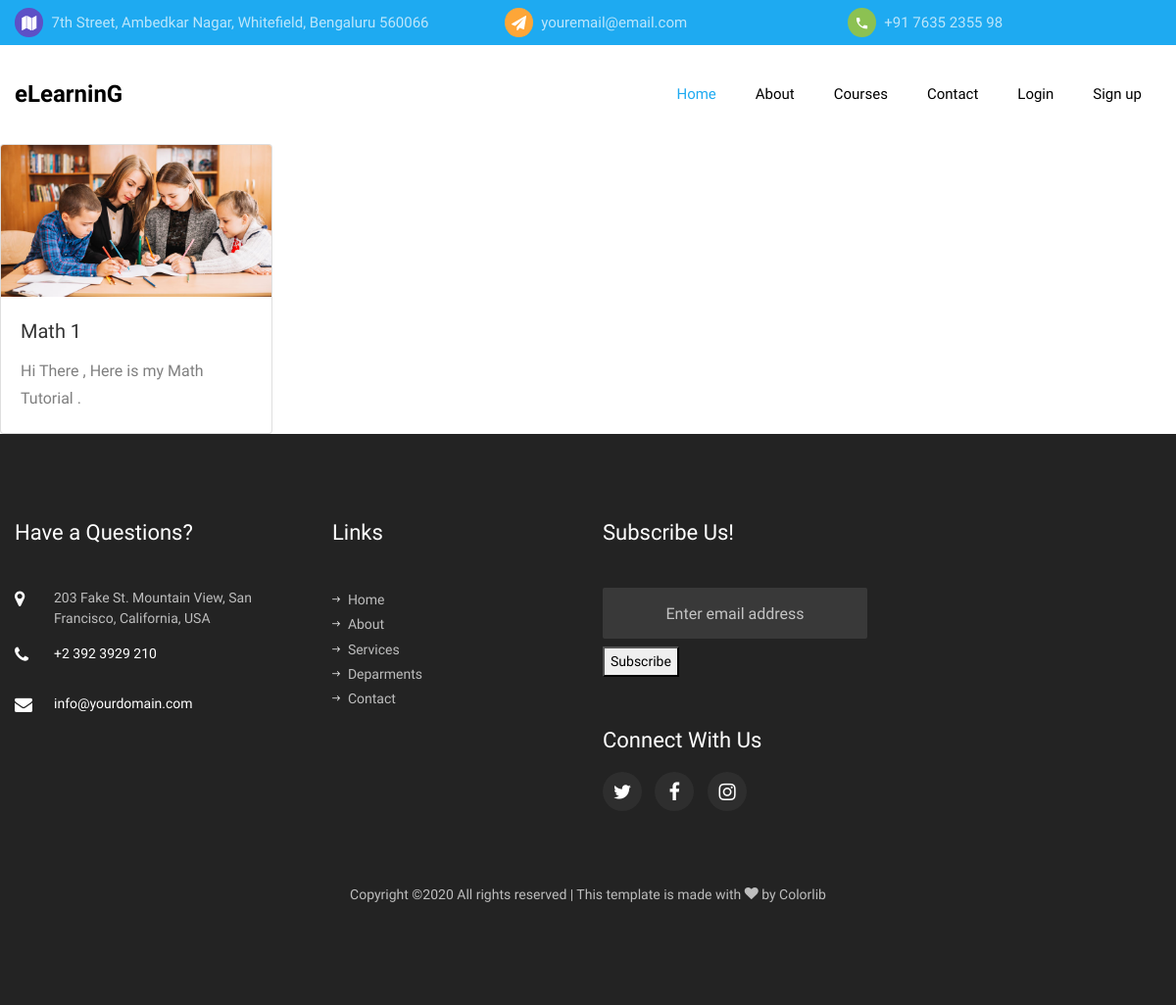
The page /courses/math on the database its author committed.
### courses/models.py (models this page shows, shortened)
class Course(models.Model):
	title = models.CharField(max_length=50)
	overview = models.TextField()
	timestamp = models.DateTimeField(auto_now_add=True)
	comment_count = models.IntegerField(default=0)
	author = models.ForeignKey(Author, on_delete=models.CASCADE)
	thumbnail = models.ImageField()
	content = HTMLField()
	categories = models.ManyToManyField(Category)
	def get_absolute_url(self):
		return reverse('course_detail', kwargs={
			'course_id': self.id
			})

### courses/views.py (the view)
# urls.py: path('courses/math', views.math, name='math'),
def math(request):
	course_list = Course.objects.filter(categories__title='Math')
	context= {
		'course_list':course_list
	}
	return render(request, 'math.html', context)

### templates/math.html
{% extends 'base.html' %}
{% block content %}
<div class="row">
{% for course in course_list %}
	<div class="col-md-3">
		<div class="card">
	  		<img class="card-img-top" src="{{ course.thumbnail.url }}" alt="Card image cap">
	  		<div class="card-body">
	    		<a href="{{ course.get_absolute_url }}"><h5 class="card-title">{{ course.title }}</h5></a>
	    		<p class="card-text">{{ course.overview }}</p>
	  		</div>
		</div>
	</div>
{% endfor %}
</div>
{% endblock content %}

### rows shown on the page
Course: thumbnail (picture), title "Math 1", overview "Hi There , Here is my Math Tutorial ."
